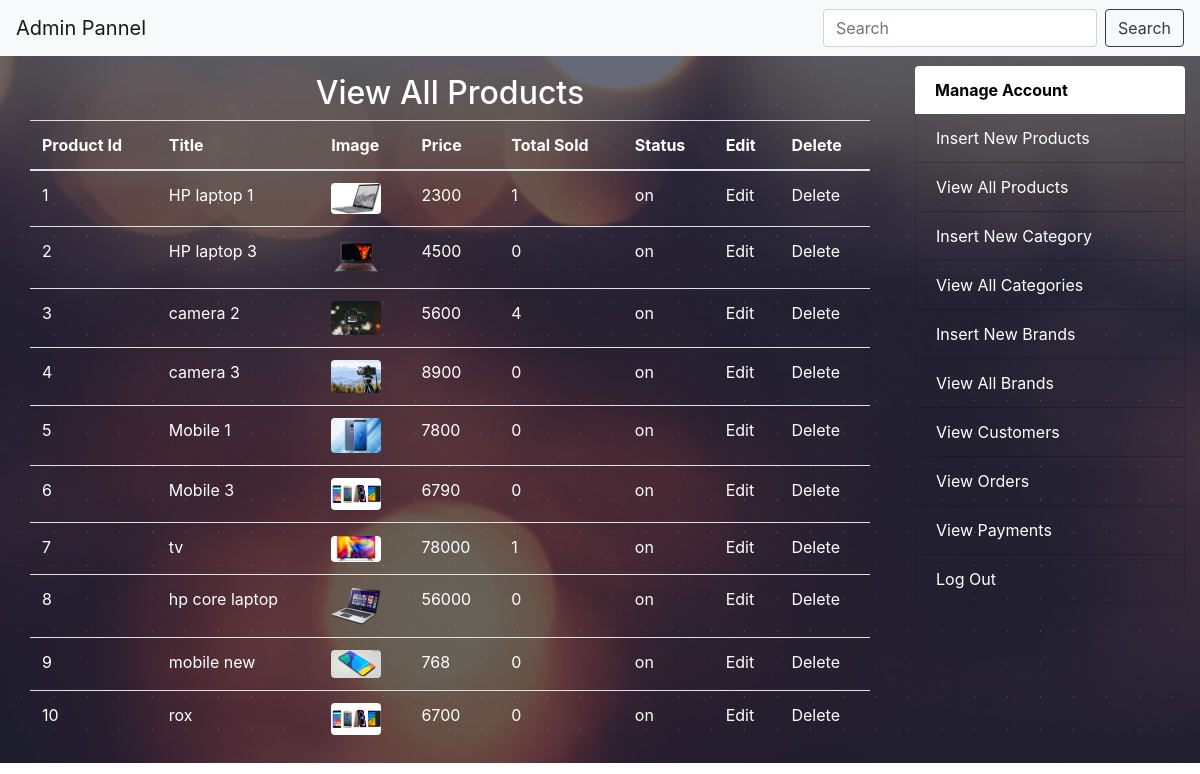
Page /admin_area/index.php?view_products (signed in) on the committed database.
### tables this page shows
CREATE TABLE `products` (
  `product_id` int(10) NOT NULL,
  `cat_id` int(10) NOT NULL,
  `brand_id` int(10) NOT NULL,
  `date` timestamp NOT NULL DEFAULT CURRENT_TIMESTAMP ON UPDATE CURRENT_TIMESTAMP,
  `product_title` text NOT NULL,
  `product_img1` text NOT NULL,
  `product_img2` text NOT NULL,
  `product_img3` text NOT NULL,
  `product_price` int(10) NOT NULL,
  `product_desc` text NOT NULL,
  `product_keywords` text NOT NULL,
  `status` text NOT NULL
);

### admin_area/view_products.php (the view, shortened to what this page needs)
<!DOCTYPE html>
<html>
<head>
    <link rel="stylesheet" type="text/css" href="styles/style.css" >
    <link rel="stylesheet" href="https://maxcdn.bootstrapcdn.com/bootstrap/4.1.3/css/bootstrap.min.css">
</head>
<body>
<div class="container">
  <h2 class="text-center">View All Products</h2>
   <?php
   if (isset($_GET['view_products'])) { ?>
  <table class="table">
    <thead>
      <tr>
        <th>Product Id</th>
        <th>Title</th>
        <th>Image</th>
        <th>Price</th>
        <th>Total Sold</th>
        <th>Status</th>
        <th>Edit</th>
        <th>Delete</th>
      </tr>
    </thead>
    <tbody>
    <?php
    	include("includes/db.php");
    	$i = 0;
    	$get_pro = "SELECT * from products";
    	$run_pro = mysqli_query($con,$get_pro);
    	while ($row_pro = mysqli_fetch_array($run_pro)) {
    		$p_title = $row_pro['product_title'];
    		$p_img = $row_pro['product_img1'];
    		$p_price = $row_pro['product_price'];
    		$p_id = $row_pro['product_id'];
    		$p_status = $row_pro['status'];
    		$i++;
    ?>
      <tr>
        <td><?php echo $i; ?></td>
        <td><?php echo $p_title; ?></td>
        <td><img style="width: 50px;" class="rounded" src="products_images/<?php echo $p_img; ?>"</td>
        <td><?php echo $p_price; ?></td>
        <td>
        		<?php
        		$get_sold = "SELECT * FROM pending_orders where product_id = '$p_id' ";
        		$run_sold = mysqli_query($con,$get_sold );
        		$count = mysqli_num_rows($run_sold);
        		echo $count;
        	?>
        </td>
        <td><?php echo $p_status; ?></td>
        <td><a href="index.php?edit_pro=<?php echo $p_id; ?> " class="edit_delete" style="text-decoration: none;color: #fff;">Edit</a></td>
        <td><a href="delete_pro.php?delete_pro=<?php echo $p_id; ?>" class="edit_delete" style="text-decoration: none;color: #fff;">Delete</a></td>
      </tr>
      <?php
  }
       ?>
    </tbody>
  </table>
  <?php
	}
  ?>
</div>
</body>
</html>

### styles/style.css (style rules this page uses)
body { background-color: #000; }

### admin_area/index.php (style rules this page uses)
body { background: linear-gradient(to top left, #660033 -1%, #ff9999 104%); font-family: 'Maven Pro', sans-serif; }
body { background-image: url("header-background.jpg"); background-repeat:no-repeat; background-position:center; background-size:cover; }

### rows in the picture
products: product_title "HP laptop 1", product_img1 (picture), product_price "2300", count "1", status "on"
products: product_title "HP laptop 3", product_img1 (picture), product_price "4500", count "0", status "on"
products: product_title "camera 2", product_img1 (picture), product_price "5600", count "4", status "on"
products: product_title "camera 3", product_img1 (picture), product_price "8900", count "0", status "on"
products: product_title "Mobile 1", product_img1 (picture), product_price "7800", count "0", status "on"
products: product_title "Mobile 3", product_img1 (picture), product_price "6790", count "0", status "on"
products: product_title "tv", product_img1 (picture), product_price "78000", count "1", status "on"
products: product_title "hp core laptop", product_img1 (picture), product_price "56000", count "0", status "on"
products: product_title "mobile new", product_img1 (placeholder picture), product_price "768", count "0", status "on"
products: product_title "rox", product_img1 (picture), product_price "6700", count "0", status "on"
